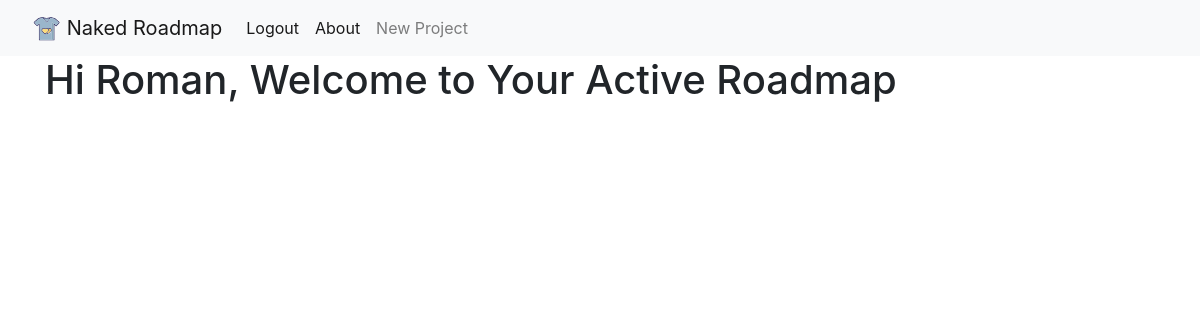
Before: /index (signed in) with the older database file.
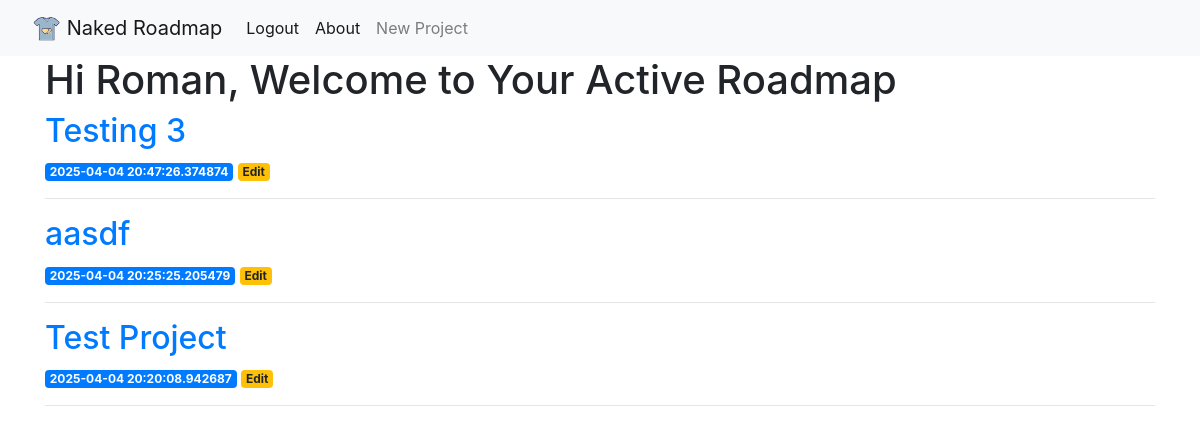
After: the same page with the newer database file.
### app/models.py (models this page shows, shortened)
class Project(db.Model):
    __tablename__ = "project"
    id: so.Mapped[int] = so.mapped_column(primary_key=True)
    name: so.Mapped[str] = so.mapped_column(sa.TEXT())
    created: so.Mapped[datetime] = so.mapped_column(index=True, default=lambda: datetime.now(timezone.utc))
    dri: so.Mapped[str] = so.mapped_column(sa.TEXT())
    team: so.Mapped[str] = so.mapped_column(sa.TEXT())
    context: so.Mapped[str] = so.mapped_column(sa.TEXT())
    why: so.Mapped[str] = so.mapped_column(sa.TEXT())
    requirements: so.Mapped[str] = so.mapped_column(sa.TEXT())
    launch: so.Mapped[str] = so.mapped_column(sa.TEXT())

### app/routes.py (the view)
@app.route('/')
@app.route('/index')
@login_required # If you want to toggle someone forced to log in to see roadmap, you can use this.
def index():
    projects = (
        Project.query
        .order_by(Project.created.desc())
        .all()
    )
    return render_template('index.html', title='Home', projects=projects)

### app/models.py (called while the page is built)
@login.user_loader
def load_user(id):
    return db.session.get(User, int(id))

### app/templates/index.html
{% extends 'base.html' %}
{% block content %}
    <h1>{% block title %}Hi {{ current_user.username }}, Welcome to Your Active Roadmap{% endblock %}</h1>
    {% for project in projects %}
        <a href="{{ url_for('project', project_id=project['id']) }}">
            <h2>{{ project['name'] }}</h2>
        </a>
        <span class="badge badge-primary">{{ project['created'] }}</span>
        <a href="{{ url_for('edit', id=project['id']) }}">
            <span class="badge badge-warning">Edit</span>
        </a>
        <hr>
    {% endfor %}
{% endblock %}

Changed rows visible on the page:
added Project: name "Testing 3", created "2025-04-04 20:47:26.374874"
added Project: name "aasdf", created "2025-04-04 20:25:25.205479"
added Project: name "Test Project", created "2025-04-04 20:20:08.942687"
